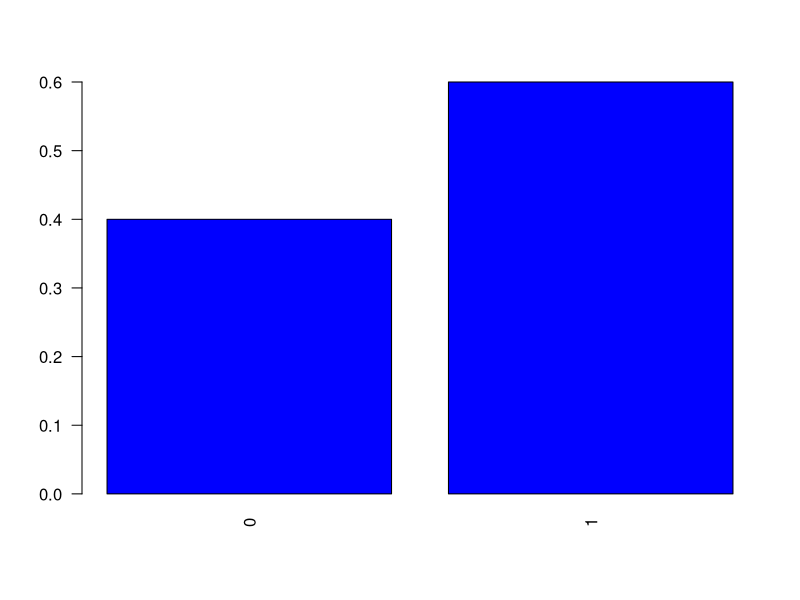
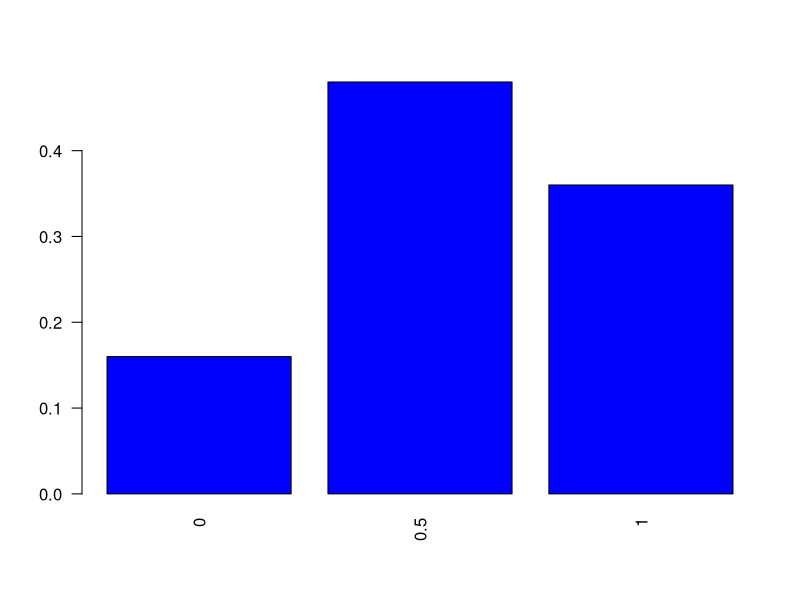
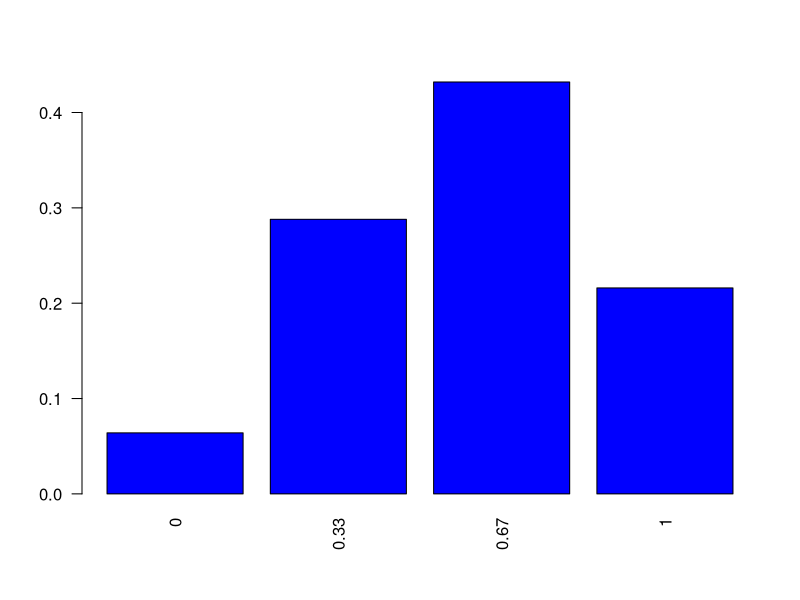
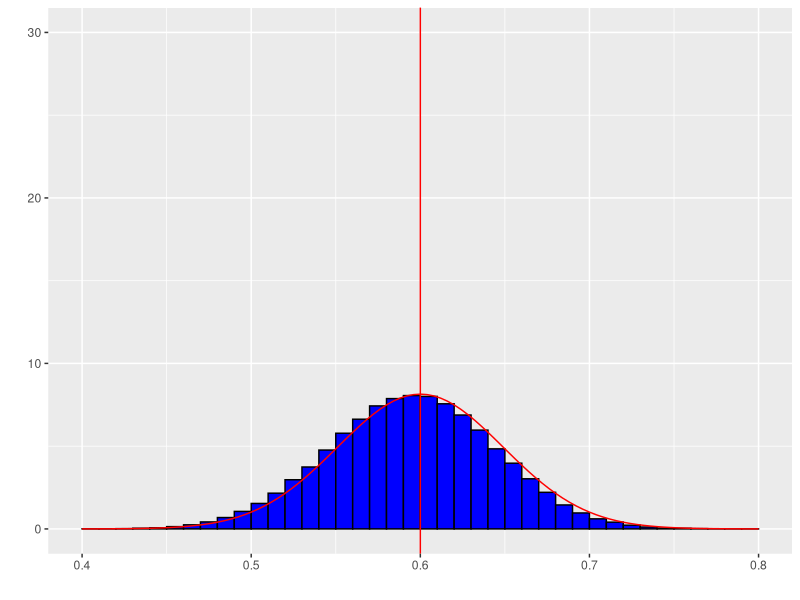
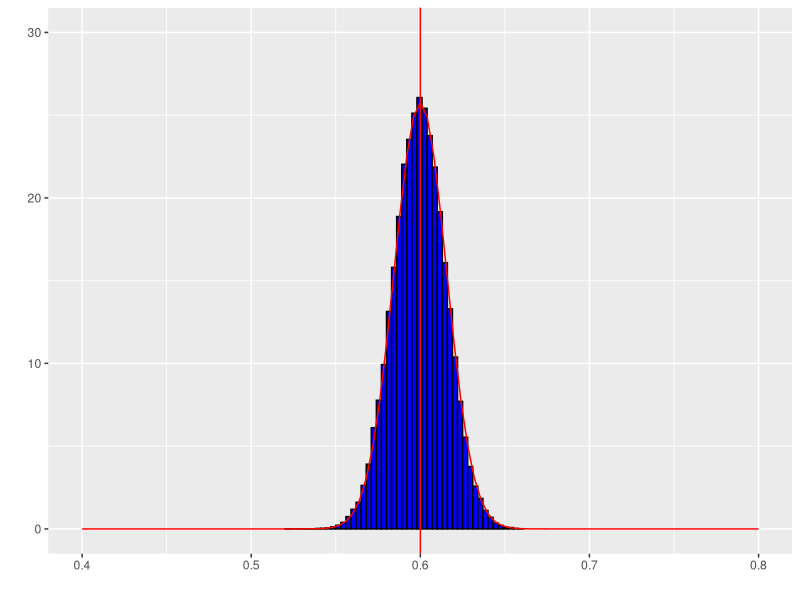
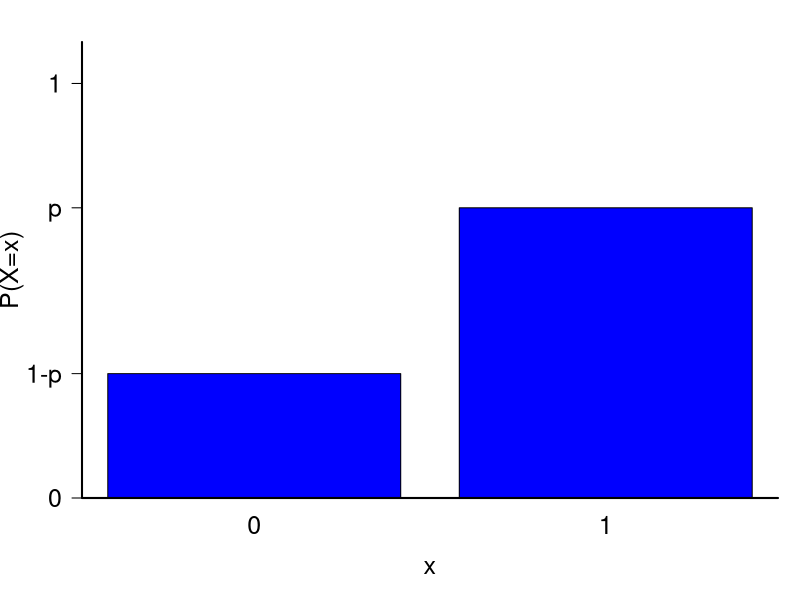

The R script that drew these images, in order: (Note: this script raises an error after producing the figures.)
## ---- chunk 1
namess <- c("0","1")
barplot(c(0.4,0.6), names.arg=namess, col="blue", main="", 
            cex.lab=1.0, cex.axis=1.0, cex.names=1.0, cex.main=2, las=2)
## ---- chunk 2
library(kableExtra)
aa <- expand.grid(1:5,1:5)
xx <- c(1,0,1,0,1)
phat <- unlist(apply(aa,1,function(x) mean(xx[x])))
aa$phat <- phat
#colnames(aa) <- c("Pessoa amostrada 1","Pessoa amostrada 2","$\\hat{p}$")
kable(aa,align = 'ccc',col.names = c("Primeira pessoa","Segunda pessoa","$\\hat{p}$"))
## ---- chunk 3
ff <- as.data.frame(table(aa$phat))
ff$Prop=ff$Freq/(sum(ff$Freq))
kable(ff[,c(1,3)],align = 'cc',col.names = c("$x$","$P(\\hat{p}=x)$"))
## ---- chunk 4
namess <- as.character(round(as.numeric(as.character(ff$Var1)),2))
barplot(ff$Prop, names.arg=namess, col="blue", main="", 
            cex.lab=1.0, cex.axis=1.0, cex.names=1.0, cex.main=2, las=2)
## ---- chunk 5
library(kableExtra)
aa <- expand.grid(1:5,1:5,1:5)
xx <- c(1,0,1,0,1)
phat <- unlist(apply(aa,1,function(x) mean(xx[x])))
aa$phat <- round(phat,3)
#colnames(aa) <- c("Pessoa amostrada 1","Pessoa amostrada 2","$\\hat{p}$")
kable(aa[1:25,],align = 'ccc',col.names = c("Pessoa amostrada 1","Pessoa amostrada 2","Pessoa amostrada 3","$\\hat{p}$"))
## ---- chunk 6
kable(aa[26:50,],align = 'ccc',col.names = c("Pessoa amostrada 1","Pessoa amostrada 2","Pessoa amostrada 3","$\\hat{p}$"))
## ---- chunk 7
kable(aa[51:75,],align = 'ccc',col.names = c("Pessoa amostrada 1","Pessoa amostrada 2","Pessoa amostrada 3","$\\hat{p}$"))
## ---- chunk 8
kable(aa[76:100,],align = 'ccc',col.names = c("Pessoa amostrada 1","Pessoa amostrada 2","Pessoa amostrada 3","$\\hat{p}$"))
## ---- chunk 9
kable(aa[101:125,],align = 'ccc',col.names = c("Pessoa amostrada 1","Pessoa amostrada 2","Pessoa amostrada 3","$\\hat{p}$"))
## ---- chunk 10
ff <- as.data.frame(table(aa$phat))
ff$Prop=round(ff$Freq/(sum(ff$Freq)),3)
kable(ff[,c(1,3)],align = 'cc',col.names = c("$x$","$P(\\hat{p}=x)$"))
## ---- chunk 11
namess <- as.character(round(as.numeric(as.character(ff$Var1)),2))
barplot(ff$Prop, names.arg=namess, col="blue", main="", 
            cex.lab=1.0, cex.axis=1.0, cex.names=1.0, cex.main=2, las=2)
## ---- chunk 12
N=1000000
n=100
n1 = ceiling(N*.6)
n2= N-n1
xx <- c(rep(1,n1),rep(0,n2))
B=100000
bb <- matrix(NA,nrow=B,ncol=n)
for (i in 1:B)
{
  bb[i,] <- sample(1:N,n,replace=TRUE)
}
phat <- unlist(apply(bb,1,function(x) mean(xx[x])))
aa <- data.frame(bb)
aa$phat <- round(phat,3)
## ---- chunk 13
ff <- as.data.frame(table(aa$phat))
ff$Prop=round(ff$Freq/(sum(ff$Freq)),3)
## ---- chunk 14
library(ggplot2)
df <- data.frame(PF = aa$phat)
ggplot(df, aes(x = PF)) + 
    geom_histogram(aes(y =..density..),
                   breaks = seq(min(aa$phat), max(aa$phat), by = .01), 
                   colour = "black", 
                   fill = "blue") +  geom_vline(xintercept=0.6, color="red") + 
stat_function(fun = dnorm, args = list(mean = 0.6, sd = sqrt(0.6*.4/n)),col="red") + xlab(" ") + ylab(" ") + ylim(0,30) + xlim(0.4,0.8)
## ---- chunk 15
N=1000000
n=1000
n1 = ceiling(N*.6)
n2= N-n1
xx <- c(rep(1,n1),rep(0,n2))
B=100000
bb <- matrix(NA,nrow=B,ncol=n)
for (i in 1:B)
{
  bb[i,] <- sample(1:N,n,replace=TRUE)
}
phat <- unlist(apply(bb,1,function(x) mean(xx[x])))
aa <- data.frame(bb)
aa$phat <- round(phat,3)
## ---- chunk 16
ff <- as.data.frame(table(aa$phat))
ff$Prop=round(ff$Freq/(sum(ff$Freq)),3)
## ---- chunk 17
df <- data.frame(PF = aa$phat)
ggplot(df, aes(x = PF)) + 
    geom_histogram(aes(y =..density..),
                   breaks = seq(min(aa$phat), max(aa$phat), by = .003), 
                   colour = "black", 
                   fill = "blue") +  geom_vline(xintercept=0.6, color="red") +
stat_function(fun = dnorm, args = list(mean = 0.6, sd = sqrt(0.6*.4/n)),col="red") + xlab(" ") + ylab(" ") + ylim(0,30)+xlim(0.4,0.8)
## ---- chunk 18
p <- c(.3, .7)
## Função de Massa
par(mar=c(c(5, 4, 2, 1) + 0.1))
barplot(p, names.arg=0:1, col="blue", ylim=c(0, 1.1), ylab="P(X=x)", xlab="x",  
        cex.lab=1.5, cex.axis=1.2, cex.names=1.5, yaxt="n", main=" ")
box(bty="l", lwd=2)
axis(2, at= c(0, p, 1), labels=c(0, "1-p", "p", 1), cex.axis=1.5, las=1)
## ---- chunk 19
N=1000000
n=100
xx <- rbinom(N,1,0.6)
B=100000
bb <- matrix(NA,nrow=B,ncol=n)
for (i in 1:B)
{
  bb[i,] <- sample(1:N,n,replace=TRUE)
}
phat <- unlist(apply(bb,1,function(x) mean(xx[x])))
aa <- data.frame(bb)
aa$phat <- round(phat,3)
## ---- chunk 20
ff <- as.data.frame(table(aa$phat))
ff$Prop=round(ff$Freq/(sum(ff$Freq)),3)
## ---- chunk 21
df <- data.frame(PF = aa$phat)
ggplot(df, aes(x = PF)) + 
    geom_histogram(aes(y =..density..),
                   breaks = seq(min(aa$phat), max(aa$phat), by = .01), 
                   colour = "black", 
                   fill = "blue") +  geom_vline(xintercept=0.6, color="red") +
stat_function(fun = dnorm, args = list(mean = 0.6, sd = sqrt(0.6*.4/n)),col="red") + xlab(" ") + ylab(" ") + ylim(0,30)+xlim(0.4,0.8)
## ---- chunk 22
N=1000000
n=1000
xx <- rbinom(N,1,0.6)
B=100000
bb <- matrix(NA,nrow=B,ncol=n)
for (i in 1:B)
{
  bb[i,] <- sample(1:N,n,replace=TRUE)
}
phat <- unlist(apply(bb,1,function(x) mean(xx[x])))
aa <- data.frame(bb)
aa$phat <- round(phat,3)
## ---- chunk 23
ff <- as.data.frame(table(aa$phat))
ff$Prop=round(ff$Freq/(sum(ff$Freq)),3)
## ---- chunk 24
df <- data.frame(PF = aa$phat)
ggplot(df, aes(x = PF)) + 
    geom_histogram(aes(y =..density..),
                   breaks = seq(min(aa$phat), max(aa$phat), by = .005), 
                   colour = "black", 
                   fill = "blue") +  geom_vline(xintercept=0.6, color="red") +
stat_function(fun = dnorm, args = list(mean = 0.6, sd = sqrt(0.6*.4/n)),col="red") + xlab(" ") + ylab(" ") + ylim(0,30)+xlim(0.4,0.8)
## ---- chunk 25
namess <- c("1000","2000","3000","4000","5000")
barplot(c(rep(1/5,5)), names.arg=namess, col="blue", main="", 
            cex.lab=1.0, cex.axis=1.0, cex.names=1.0, cex.main=2, las=2)
## ---- chunk 26
library(kableExtra)
aa <- expand.grid(1:5,1:5)
xx <- c(1000,2000,3000,4000,5000)
phat <- unlist(apply(aa,1,function(x) mean(xx[x])))
aa$phat <- phat
kable(aa,align = 'ccc',col.names = c("Primeira pessoa","Segunda pessoa","$\\bar{X}$"))
## ---- chunk 27
ff <- as.data.frame(table(aa$phat))
ff$Prop=ff$Freq/(sum(ff$Freq))
kable(ff[,c(1,3)],align = 'cc',col.names = c("$x$","$P(\\bar{X}=x)$"))
esp <- sum(as.numeric(as.character(ff$Var1))*ff$Prop)
vari <- sum( ((as.numeric(as.character(ff$Var1)) - esp )^2)*ff$Prop)
## ---- chunk 28
namess <- as.character(round(as.numeric(as.character(ff$Var1)),2))
barplot(ff$Prop, names.arg=namess, col="blue", main="", 
            cex.lab=1.0, cex.axis=1.0, cex.names=1.0, cex.main=2, las=2)
## ---- chunk 29
library(kableExtra)
aa <- expand.grid(1:5,1:5,1:5)
xx <- c(1000,2000,3000,4000,5000)
phat <- unlist(apply(aa,1,function(x) mean(xx[x])))
aa$phat <- round(phat,3)
#colnames(aa) <- c("Pessoa amostrada 1","Pessoa amostrada 2","$\\hat{p}$")
kable(aa[1:25,],align = 'ccc',col.names = c("Pessoa amostrada 1","Pessoa amostrada 2","Pessoa amostrada 3","$\\bar{X}$"))
## ---- chunk 30
kable(aa[26:50,],align = 'ccc',col.names = c("Pessoa amostrada 1","Pessoa amostrada 2","Pessoa amostrada 3","$\\bar{X}$"))
## ---- chunk 31
kable(aa[51:75,],align = 'ccc',col.names = c("Pessoa amostrada 1","Pessoa amostrada 2","Pessoa amostrada 3","$\\bar{X}$"))
## ---- chunk 32
kable(aa[76:100,],align = 'ccc',col.names = c("Pessoa amostrada 1","Pessoa amostrada 2","Pessoa amostrada 3","$\\bar{X}$"))
## ---- chunk 33
kable(aa[101:125,],align = 'ccc',col.names = c("Pessoa amostrada 1","Pessoa amostrada 2","Pessoa amostrada 3","$\\bar{X}$"))
## ---- chunk 34
ff <- as.data.frame(table(aa$phat))
ff$Prop=round(ff$Freq/(sum(ff$Freq)),3)
kable(ff[,c(1,3)],align = 'cc',col.names = c("$x$","$P(\\bar{X}=x)$"))
esp <- sum(as.numeric(as.character(ff$Var1))*ff$Prop)
vari <- sum( ((as.numeric(as.character(ff$Var1)) - esp )^2)*ff$Prop)
## ---- chunk 35
namess <- as.character(round(as.numeric(as.character(ff$Var1)),2))
barplot(ff$Prop, names.arg=namess, col="blue", main="", 
            cex.lab=1.0, cex.axis=1.0, cex.names=1.0, cex.main=2, las=2)
## ---- chunk 36
N=1000000
n=100
xx <- c(rep(1000,N/5),rep(2000,N/5),rep(3000,N/5),rep(4000,N/5),rep(5000,N/5))
mu=mean(xx)
vari = var(xx) * (N-1)/N
B=100000
bb <- matrix(NA,nrow=B,ncol=n)
for (i in 1:B)
{
  bb[i,] <- sample(1:N,n,replace=TRUE)
}
phat <- unlist(apply(bb,1,function(x) mean(xx[x])))
aa <- data.frame(bb)
aa$phat <- round(phat,3)
## ---- chunk 37
ff <- as.data.frame(table(aa$phat))
ff$Prop=round(ff$Freq/(sum(ff$Freq)),3)
## ---- chunk 38
library(ggplot2)
df <- data.frame(PF = aa$phat)
ggplot(df, aes(x = PF)) + 
    geom_histogram(aes(y =..density..),
                   breaks = seq(min(aa$phat), max(aa$phat), by = 10), 
                   colour = "black", 
                   fill = "blue") +  geom_vline(xintercept=mu, color="red") + 
stat_function(fun = dnorm, args = list(mean = mu, sd = sqrt(vari/n)),col="red") + xlab(" ") + ylab(" ") + ylim(0,0.01) + xlim(2400,3600)
## ---- chunk 39
N=1000000
n=1000
xx <- c(rep(1000,N/5),rep(2000,N/5),rep(3000,N/5),rep(4000,N/5),rep(5000,N/5))
mu=mean(xx)
vari = var(xx) * (N-1)/N
B=100000
bb <- matrix(NA,nrow=B,ncol=n)
for (i in 1:B)
{
  bb[i,] <- sample(1:N,n,replace=TRUE)
}
phat <- unlist(apply(bb,1,function(x) mean(xx[x])))
aa <- data.frame(bb)
aa$phat <- round(phat,3)
## ---- chunk 40
ff <- as.data.frame(table(aa$phat))
ff$Prop=round(ff$Freq/(sum(ff$Freq)),3)
## ---- chunk 41
df <- data.frame(PF = aa$phat)
ggplot(df, aes(x = PF)) + 
    geom_histogram(aes(y =..density..),
                   breaks = seq(min(aa$phat), max(aa$phat), by = 10), 
                   colour = "black", 
                   fill = "blue") +  geom_vline(xintercept=mu, color="red") +
stat_function(fun = dnorm, args = list(mean = mu, sd = sqrt(vari/n)),col="red") + xlab(" ") + ylab(" ") + ylim(0,0.01) + xlim(2400,3600)
## ---- chunk 42
df <- data.frame(PF = runif(1000000,min=1000,max=5000))
ggplot(df, aes(x = PF)) + 
    geom_histogram(aes(y =..density..),
                   breaks = seq(1000, 5000, by = 50), 
                   colour = "black", 
                   fill = "blue") + xlab(" ") + ylab(" ") 
## ---- chunk 43
N=1000000
n=100
xx <- runif(N,min=1000,max=5000)
B=100000
bb <- matrix(NA,nrow=B,ncol=n)
for (i in 1:B)
{
  bb[i,] <- sample(1:N,n,replace=TRUE)
}
phat <- unlist(apply(bb,1,function(x) mean(xx[x])))
aa <- data.frame(bb)
aa$phat <- round(phat,3)
mu=mean(xx)
vari = var(xx) * (N-1)/N
## ---- chunk 44
ff <- as.data.frame(table(aa$phat))
ff$Prop=round(ff$Freq/(sum(ff$Freq)),3)
## ---- chunk 45
df <- data.frame(PF = aa$phat)
ggplot(df, aes(x = PF)) + 
    geom_histogram(aes(y =..density..),
                   breaks = seq(min(aa$phat), max(aa$phat), by = 10), 
                   colour = "black", 
                   fill = "blue") +  geom_vline(xintercept=mu, color="red") +
stat_function(fun = dnorm, args = list(mean = mu, sd = sqrt(vari/n)),col="red") + xlab(" ") + ylab(" ") + ylim(0,0.012)+xlim(2000,4000)
## ---- chunk 46
N=1000000
n=1000
xx <- runif(N,min=1000,max=5000)
B=100000
bb <- matrix(NA,nrow=B,ncol=n)
for (i in 1:B)
{
  bb[i,] <- sample(1:N,n,replace=TRUE)
}
phat <- unlist(apply(bb,1,function(x) mean(xx[x])))
aa <- data.frame(bb)
aa$phat <- round(phat,3)
mu=mean(xx)
vari = var(xx) * (N-1)/N
## ---- chunk 47
ff <- as.data.frame(table(aa$phat))
ff$Prop=round(ff$Freq/(sum(ff$Freq)),3)
## ---- chunk 48
df <- data.frame(PF = aa$phat)
ggplot(df, aes(x = PF)) + 
    geom_histogram(aes(y =..density..),
                   breaks = seq(min(aa$phat), max(aa$phat), by = 10), 
                   colour = "black", 
                   fill = "blue") +  geom_vline(xintercept=mu, color="red") +
stat_function(fun = dnorm, args = list(mean = mu, sd = sqrt(vari/n)),col="red") + xlab(" ") + ylab(" ") + ylim(0,0.012)+xlim(2000,4000)
